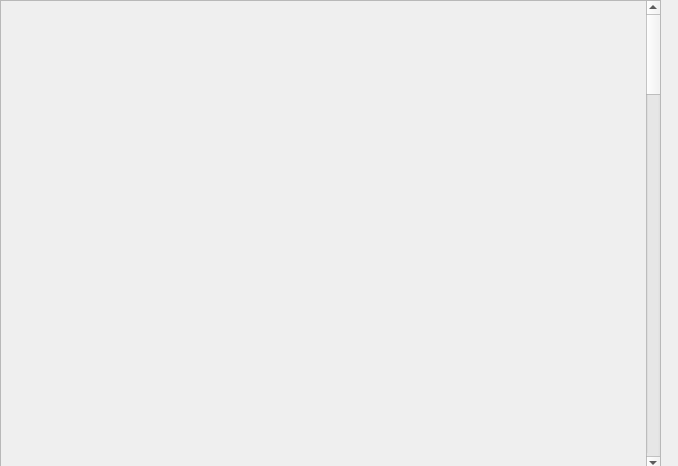
<?xml version="1.0" encoding="UTF-8"?>
<ui version="4.0">
 <class>Form</class>
 <widget class="QWidget" name="Form">
  <property name="geometry">
   <rect>
    <x>0</x>
    <y>0</y>
    <width>678</width>
    <height>466</height>
   </rect>
  </property>
  <property name="windowTitle">
   <string>Form</string>
  </property>
  <widget class="QScrollArea" name="scrollArea_2">
   <property name="geometry">
    <rect>
     <x>0</x>
     <y>0</y>
     <width>661</width>
     <height>471</height>
    </rect>
   </property>
   <property name="widgetResizable">
    <bool>true</bool>
   </property>
   <widget class="QWidget" name="scrollAreaWidgetContents_2">
    <property name="geometry">
     <rect>
      <x>0</x>
      <y>-1407</y>
      <width>641</width>
      <height>2600</height>
     </rect>
    </property>
    <property name="minimumSize">
     <size>
      <width>0</width>
      <height>2600</height>
     </size>
    </property>
    <widget class="caInclude" name="cainclude_4">
     <property name="geometry">
      <rect>
       <x>10</x>
       <y>10</y>
       <width>565</width>
       <height>131</height>
      </rect>
     </property>
     <property name="macro">
      <string notr="true">ID=FrontInp0, SYS=$(SYS),DEVICE=$(DEVICE)</string>
     </property>
     <property name="filename" stdset="0">
      <string notr="true">G_EVG_input_sequenceMask.ui</string>
     </property>
    </widget>
    <widget class="caInclude" name="cainclude_5">
     <property name="geometry">
      <rect>
       <x>10</x>
       <y>140</y>
       <width>565</width>
       <height>131</height>
      </rect>
     </property>
     <property name="macro">
      <string notr="true">ID=FrontInp1, SYS=$(SYS),DEVICE=$(DEVICE)</string>
     </property>
     <property name="filename" stdset="0">
      <string notr="true">G_EVG_input_sequenceMask.ui</string>
     </property>
    </widget>
    <widget class="caInclude" name="cainclude_6">
     <property name="geometry">
      <rect>
       <x>10</x>
       <y>270</y>
       <width>565</width>
       <height>131</height>
      </rect>
     </property>
     <property name="macro">
      <string notr="true">ID=FrontInp2, SYS=$(SYS),DEVICE=$(DEVICE)</string>
     </property>
     <property name="filename" stdset="0">
      <string notr="true">G_EVG_input_sequenceMask.ui</string>
     </property>
    </widget>
    <widget class="caInclude" name="cainclude_7">
     <property name="geometry">
      <rect>
       <x>10</x>
       <y>420</y>
       <width>565</width>
       <height>131</height>
      </rect>
     </property>
     <property name="macro">
      <string notr="true">ID=RearInp0, SYS=$(SYS),DEVICE=$(DEVICE)</string>
     </property>
     <property name="filename" stdset="0">
      <string notr="true">G_EVG_input_sequenceMask.ui</string>
     </property>
    </widget>
    <widget class="caInclude" name="cainclude_8">
     <property name="geometry">
      <rect>
       <x>10</x>
       <y>550</y>
       <width>565</width>
       <height>131</height>
      </rect>
     </property>
     <property name="macro">
      <string notr="true">ID=RearInp1, SYS=$(SYS),DEVICE=$(DEVICE)</string>
     </property>
     <property name="filename" stdset="0">
      <string notr="true">G_EVG_input_sequenceMask.ui</string>
     </property>
    </widget>
    <widget class="caInclude" name="cainclude_9">
     <property name="geometry">
      <rect>
       <x>10</x>
       <y>680</y>
       <width>565</width>
       <height>131</height>
      </rect>
     </property>
     <property name="macro">
      <string notr="true">ID=RearInp2, SYS=$(SYS),DEVICE=$(DEVICE)</string>
     </property>
     <property name="filename" stdset="0">
      <string notr="true">G_EVG_input_sequenceMask.ui</string>
     </property>
    </widget>
    <widget class="caInclude" name="cainclude_10">
     <property name="geometry">
      <rect>
       <x>10</x>
       <y>810</y>
       <width>565</width>
       <height>131</height>
      </rect>
     </property>
     <property name="macro">
      <string notr="true">ID=RearInp3, SYS=$(SYS),DEVICE=$(DEVICE)</string>
     </property>
     <property name="filename" stdset="0">
      <string notr="true">G_EVG_input_sequenceMask.ui</string>
     </property>
    </widget>
    <widget class="caInclude" name="cainclude_11">
     <property name="geometry">
      <rect>
       <x>10</x>
       <y>940</y>
       <width>565</width>
       <height>131</height>
      </rect>
     </property>
     <property name="macro">
      <string notr="true">ID=RearInp4, SYS=$(SYS),DEVICE=$(DEVICE)</string>
     </property>
     <property name="filename" stdset="0">
      <string notr="true">G_EVG_input_sequenceMask.ui</string>
     </property>
    </widget>
    <widget class="caInclude" name="cainclude_12">
     <property name="geometry">
      <rect>
       <x>10</x>
       <y>1070</y>
       <width>565</width>
       <height>131</height>
      </rect>
     </property>
     <property name="macro">
      <string notr="true">ID=RearInp5, SYS=$(SYS),DEVICE=$(DEVICE)</string>
     </property>
     <property name="filename" stdset="0">
      <string notr="true">G_EVG_input_sequenceMask.ui</string>
     </property>
    </widget>
    <widget class="caInclude" name="cainclude_13">
     <property name="geometry">
      <rect>
       <x>10</x>
       <y>1200</y>
       <width>565</width>
       <height>131</height>
      </rect>
     </property>
     <property name="macro">
      <string notr="true">ID=RearInp6, SYS=$(SYS),DEVICE=$(DEVICE)</string>
     </property>
     <property name="filename" stdset="0">
      <string notr="true">G_EVG_input_sequenceMask.ui</string>
     </property>
    </widget>
    <widget class="caInclude" name="cainclude_14">
     <property name="geometry">
      <rect>
       <x>10</x>
       <y>1330</y>
       <width>565</width>
       <height>131</height>
      </rect>
     </property>
     <property name="macro">
      <string notr="true">ID=RearInp7, SYS=$(SYS),DEVICE=$(DEVICE)</string>
     </property>
     <property name="filename" stdset="0">
      <string notr="true">G_EVG_input_sequenceMask.ui</string>
     </property>
    </widget>
    <widget class="caInclude" name="cainclude_15">
     <property name="geometry">
      <rect>
       <x>10</x>
       <y>1460</y>
       <width>565</width>
       <height>131</height>
      </rect>
     </property>
     <property name="macro">
      <string notr="true">ID=RearInp8, SYS=$(SYS),DEVICE=$(DEVICE)</string>
     </property>
     <property name="filename" stdset="0">
      <string notr="true">G_EVG_input_sequenceMask.ui</string>
     </property>
    </widget>
    <widget class="caInclude" name="cainclude_16">
     <property name="geometry">
      <rect>
       <x>10</x>
       <y>1590</y>
       <width>565</width>
       <height>131</height>
      </rect>
     </property>
     <property name="macro">
      <string notr="true">ID=RearInp9, SYS=$(SYS),DEVICE=$(DEVICE)</string>
     </property>
     <property name="filename" stdset="0">
      <string notr="true">G_EVG_input_sequenceMask.ui</string>
     </property>
    </widget>
    <widget class="caInclude" name="cainclude_17">
     <property name="geometry">
      <rect>
       <x>10</x>
       <y>1720</y>
       <width>565</width>
       <height>131</height>
      </rect>
     </property>
     <property name="macro">
      <string notr="true">ID=RearInp10, SYS=$(SYS),DEVICE=$(DEVICE)</string>
     </property>
     <property name="filename" stdset="0">
      <string notr="true">G_EVG_input_sequenceMask.ui</string>
     </property>
    </widget>
    <widget class="caInclude" name="cainclude_18">
     <property name="geometry">
      <rect>
       <x>10</x>
       <y>1850</y>
       <width>565</width>
       <height>131</height>
      </rect>
     </property>
     <property name="macro">
      <string notr="true">ID=RearInp11, SYS=$(SYS),DEVICE=$(DEVICE)</string>
     </property>
     <property name="filename" stdset="0">
      <string notr="true">G_EVG_input_sequenceMask.ui</string>
     </property>
    </widget>
    <widget class="caInclude" name="cainclude_19">
     <property name="geometry">
      <rect>
       <x>10</x>
       <y>1980</y>
       <width>565</width>
       <height>131</height>
      </rect>
     </property>
     <property name="macro">
      <string notr="true">ID=RearInp12, SYS=$(SYS),DEVICE=$(DEVICE)</string>
     </property>
     <property name="filename" stdset="0">
      <string notr="true">G_EVG_input_sequenceMask.ui</string>
     </property>
    </widget>
    <widget class="caInclude" name="cainclude_20">
     <property name="geometry">
      <rect>
       <x>10</x>
       <y>2110</y>
       <width>565</width>
       <height>131</height>
      </rect>
     </property>
     <property name="macro">
      <string notr="true">ID=RearInp13, SYS=$(SYS),DEVICE=$(DEVICE)</string>
     </property>
     <property name="filename" stdset="0">
      <string notr="true">G_EVG_input_sequenceMask.ui</string>
     </property>
    </widget>
    <widget class="caInclude" name="cainclude_21">
     <property name="geometry">
      <rect>
       <x>10</x>
       <y>2240</y>
       <width>565</width>
       <height>131</height>
      </rect>
     </property>
     <property name="macro">
      <string notr="true">ID=RearInp14, SYS=$(SYS),DEVICE=$(DEVICE)</string>
     </property>
     <property name="filename" stdset="0">
      <string notr="true">G_EVG_input_sequenceMask.ui</string>
     </property>
    </widget>
    <widget class="caInclude" name="cainclude_22">
     <property name="geometry">
      <rect>
       <x>10</x>
       <y>2370</y>
       <width>565</width>
       <height>131</height>
      </rect>
     </property>
     <property name="macro">
      <string notr="true">ID=RearInp15, SYS=$(SYS),DEVICE=$(DEVICE)</string>
     </property>
     <property name="filename" stdset="0">
      <string notr="true">G_EVG_input_sequenceMask.ui</string>
     </property>
    </widget>
   </widget>
  </widget>
 </widget>
 <customwidgets>
  <customwidget>
   <class>caInclude</class>
   <extends>QWidget</extends>
   <header>caInclude</header>
  </customwidget>
 </customwidgets>
 <resources/>
 <connections/>
</ui>
